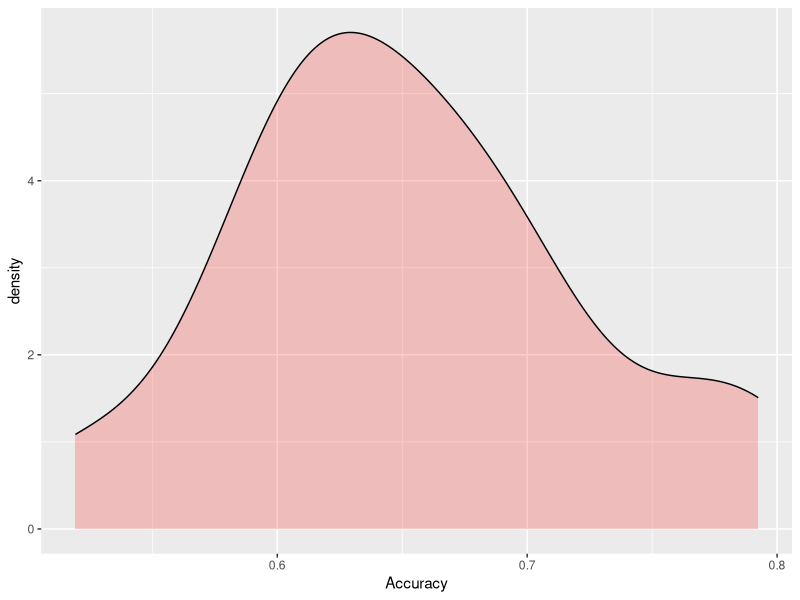

This figure's R source:
#########################################
####### R Statistical Programming #######
####   Lesson 10: Model Validation  #####
#########################################

# Install and load the caret package
install.packages("caret")
library(caret)

# Bring the sonar dataset into our environment
library(mlbench)
data("Sonar")
# We'll take a subset of these sonar columns
Sonar <- Sonar[, c(1:20, 61)]

library(Metrics)
library(tidyverse)

#### Building a Basic GLM ####

# We can use caret's create data partition to split our data into a
# training and test set
data.split <- createDataPartition(Sonar$Class, p = .75, list = F)
# Index Sonar by data.split to get a training and testing set
training <- Sonar[data.split, ]
testing <- Sonar[-data.split, ]

# Use glm to try and predict class
sonar.glm1 <- glm(Class ~ ., data = training, family = "binomial")
summary(sonar.glm1)

# Get the predicted probabilities and classes
glm1.prob.train <- predict(sonar.glm1, type = "response")
glm1.prob.test <- predict(sonar.glm1, newdata = testing, type = "response")
glm1.class.train <- ifelse(glm1.prob.train >= .5, "R", "M")
glm1.class.test <- ifelse(glm1.prob.test >= .5, "R", "M")
#find accuracy of model
accuracy(actual = training$Class, predicted = glm1.class.train)
accuracy(actual = testing$Class, predicted = glm1.class.test)


#### Using Caret for Model Building ####

# Use train to develop a model and specify what method you want to use
set.seed(1234)
sonar.glm.cv <- train(Class ~ ., data = training,
                      method = "glm", family = "binomial",
                      trControl = trainControl(method = "repeatedcv",
                                               repeats = 5, number = 3,
                                               savePredictions = T))
sonar.glm.cv$results
sonar.glm.cv

# By calling resample, we can see how caret performed on each held out fold
sonar.glm.cv$resample
# We can even plot the accuracy distribution
ggplot(data = sonar.glm.cv$resample, aes(x = Accuracy)) +
  geom_density(alpha = .2, fill="red")

# If we needed to get a non-caret object, we can extract the final model
sonar.glm2 <- sonar.glm.cv$finalModel
summary(sonar.glm2)

# We can try different validation methods by specifying them in
# the control parameter
set.seed(123)
sonar.glm.cv2 <- train(Class ~ ., data = training,
                       method = "glm", family = "binomial",
                       trControl=trainControl(method = "boot", number = 5,
                                              savePredictions = T))
sonar.glm.cv2
sonar.glm.cv2$resample
  
# Calling predict on the caret output brings back class predictions
class.predictions <- predict(sonar.glm.cv, newdata = testing)
# We can create confusion matrices with the caret package
confusionMatrix(data = class.predictions, reference = testing$Class,
                positive = "R")
